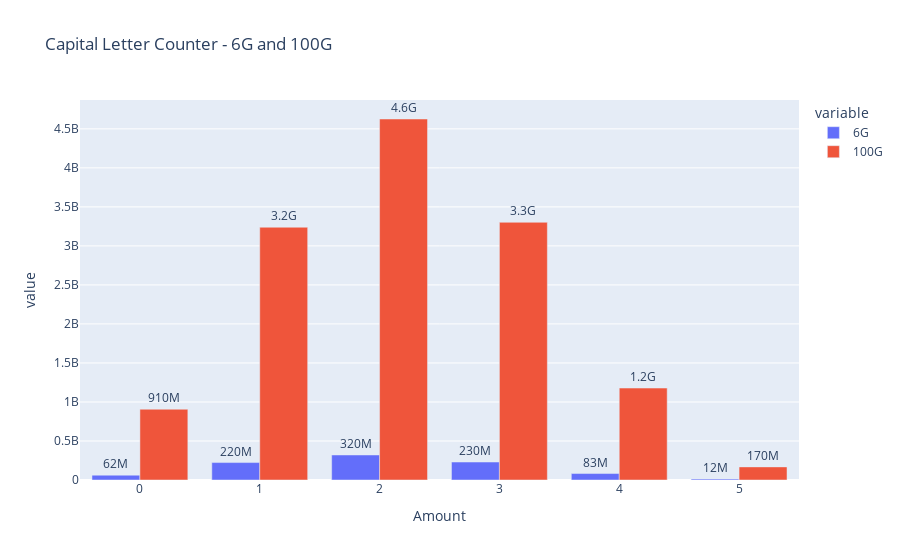

The code cell stored with this chart in its notebook:
### Code cell
fig = px.bar(df_CLC, x = 'Amount', y = ['6G', '100G'], labels = {'x': 'Ilośc wielkich liter w haśle', 'y':'Liczba haseł'}, text = 'value', title = 'Capital Letter Counter - 6G and 100G', barmode = 'group')
fig.update_traces(texttemplate = '%{text:.2s}', textposition = 'outside')
fig

### Figure 1 — Plotly figure (JSON) as saved in the notebook; plotly's stock layout.template omitted (floating-point values rounded to 4 significant figures)
{"data": [{"alignmentgroup": "True", "hovertemplate": "variable=6G<br>Amount=%{x}<br>value=%{text}<extra></extra>", "legendgroup": "6G", "marker": {"color": "#636efa", "pattern": {"shape": ""}}, "name": "6G", "offsetgroup": "6G", "orientation": "v", "showlegend": true, "text": [62192448, 223303392, 320724144, 230333480, 82712656, 11881376], "textposition": "outside", "texttemplate": "%{text:.2s}", "type": "bar", "x": [0, 1, 2, 3, 4, 5], "xaxis": "x", "y": [62192448, 223303392, 320724144, 230333480, 82712656, 11881376], "yaxis": "y"}, {"alignmentgroup": "True", "hovertemplate": "variable=100G<br>Amount=%{x}<br>value=%{text}<extra></extra>", "legendgroup": "100G", "marker": {"color": "#EF553B", "pattern": {"shape": ""}}, "name": "100G", "offsetgroup": "100G", "orientation": "v", "showlegend": true, "text": [906992640, 3239264404, 4626236524, 3302606112, 1178505952, 168167168], "textposition": "outside", "texttemplate": "%{text:.2s}", "type": "bar", "x": [0, 1, 2, 3, 4, 5], "xaxis": "x", "y": [906992640, 3239264404, 4626236524, 3302606112, 1178505952, 168167168], "yaxis": "y"}], "layout": {"barmode": "group", "legend": {"title": {"text": "variable"}, "tracegroupgap": 0}, "title": {"text": "Capital Letter Counter - 6G and 100G"}, "xaxis": {"anchor": "y", "domain": [0, 1], "title": {"text": "Amount"}}, "yaxis": {"anchor": "x", "domain": [0, 1], "title": {"text": "value"}}}}
